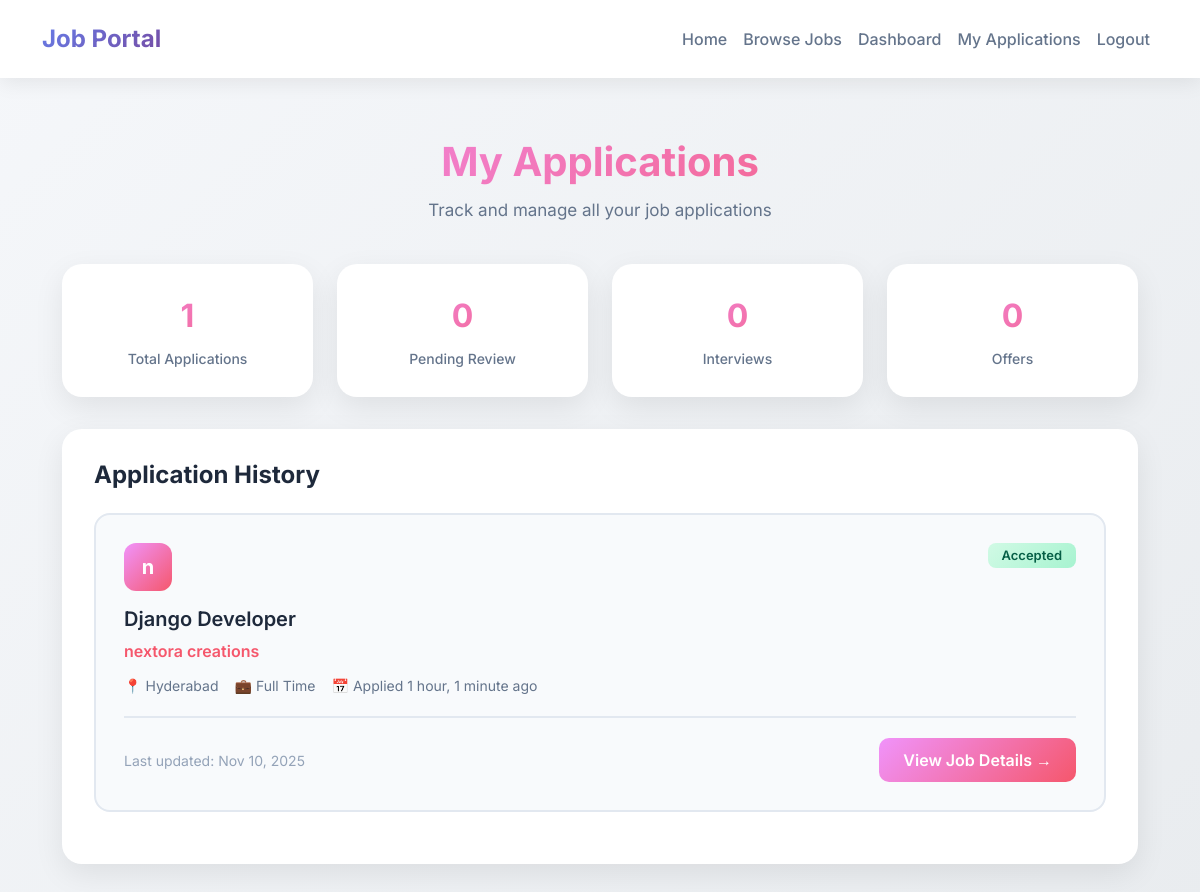
The app's page /my-applications/ (signed in) with its own data.
### accounts/models.py (models this page shows, shortened)
class Jobseeker(models.Model):
    user = models.OneToOneField(User, on_delete=models.CASCADE, related_name='jobseeker_profile')
    full_name = models.CharField(max_length=200)
    resume = models.FileField(upload_to='resumes/', blank=True, null=True)
    skills = models.TextField(help_text='Comma-separated skills')
    experience = models.TextField(blank=True)
    phone = models.CharField(max_length=20)
    location = models.CharField(max_length=200, blank=True)

class Employer(models.Model):
    user = models.OneToOneField(User, on_delete=models.CASCADE, related_name='employer_profile')
    company_name = models.CharField(max_length=200)
    company_description = models.TextField(blank=True)
    website = models.URLField(blank=True)
    location = models.CharField(max_length=200)
    phone = models.CharField(max_length=20)
    logo = models.ImageField(upload_to='company_logos/', blank=True, null=True)

### jobs/models.py (models this page shows, shortened)
class Application(models.Model):
    STATUS_CHOICES = (
        ('pending', 'Pending'),
        ('reviewed', 'Reviewed'),
        ('accepted', 'Accepted'),
        ('rejected', 'Rejected'),
    )
    job = models.ForeignKey(Job, on_delete=models.CASCADE, related_name='applications')
    jobseeker = models.ForeignKey(Jobseeker, on_delete=models.CASCADE, related_name='applications')
    cover_letter = models.TextField()
    status = models.CharField(max_length=20, choices=STATUS_CHOICES, default='pending')
    applied_date = models.DateTimeField(default=timezone.now)
    class Meta:
        ordering = ['-applied_date']
        unique_together = ['job', 'jobseeker']

class Job(models.Model):
    JOB_TYPE_CHOICES = (
        ('full_time', 'Full Time'),
        ('part_time', 'Part Time'),
        ('contract', 'Contract'),
        ('internship', 'Internship'),
    )
    employer = models.ForeignKey(Employer, on_delete=models.CASCADE, related_name='jobs')
    title = models.CharField(max_length=200)
    description = models.TextField()
    requirements = models.TextField()
    location = models.CharField(max_length=200)
    job_type = models.CharField(max_length=20, choices=JOB_TYPE_CHOICES)
    salary_min = models.DecimalField(max_digits=10, decimal_places=2, null=True, blank=True)
    salary_max = models.DecimalField(max_digits=10, decimal_places=2, null=True, blank=True)
    posted_date = models.DateTimeField(default=timezone.now)
    deadline = models.DateField(null=True, blank=True)
    is_active = models.BooleanField(default=True)
    class Meta:
        ordering = ['-posted_date']

### jobs/views.py (the view)
# urls.py: path('my-applications/', views.my_applications, name='my_applications'),
@login_required
def my_applications(request):
    if request.user.user_type != 'jobseeker':
        messages.error(request, 'Access denied.')
        return redirect('home')
    applications = request.user.jobseeker_profile.applications.all()
    return render(request, 'jobs/my_applications.html', {'applications': applications})

### templates/jobs/my_applications.html (shortened to what this page needs)
{% extends 'base.html' %}
{% block content %}
<div class="my-apps-container">
    <div class="page-header">
        <h1 class="page-title">My Applications</h1>
        <p class="page-subtitle">Track and manage all your job applications</p>
    </div>
    <div class="stats-grid">
        <div class="stat-card">
            <div class="stat-value">{{ applications.count }}</div>
            <div class="stat-label">Total Applications</div>
        </div>
        <div class="stat-card">
            <div class="stat-value">0</div>
            <div class="stat-label">Pending Review</div>
        </div>
        <div class="stat-card">
            <div class="stat-value">0</div>
            <div class="stat-label">Interviews</div>
        </div>
        <div class="stat-card">
            <div class="stat-value">0</div>
            <div class="stat-label">Offers</div>
        </div>
    </div>
    <div class="applications-list">
        <h2 class="section-title">Application History</h2>
        {% if applications %}
            {% for application in applications %}
            <div class="application-card">
                <div class="application-header">
                    <div class="job-info">
                        <div class="company-logo">
                            {{ application.job.employer.company_name.0 }}
                        </div>
                        <h3 class="job-title">{{ application.job.title }}</h3>
                        <div class="company-name">{{ application.job.employer.company_name }}</div>
                        <div class="job-meta">
                            <span>📍 {{ application.job.location }}</span>
                            <span>💼 {{ application.job.get_job_type_display }}</span>
                            <span>📅 Applied {{ application.applied_date|timesince }} ago</span>
                        </div>
                    </div>
                    <span class="badge badge-{{ application.status }}">{{ application.get_status_display }}</span>
                </div>
                <div class="application-footer">
                    <span class="timeline-text">Last updated: {{ application.applied_date|date:"M d, Y" }}</span>
                    <a href="{% url 'job_detail' application.job.id %}" class="btn-view">View Job Details →</a>
                </div>
            </div>
            {% endfor %}
        {% endif %}
    </div>
</div>
{% endblock %}

### templates/base.html (style rules this page uses)
:root { --primary: #4f46e5; --primary-dark: #4338ca; --bg-gradient: linear-gradient(135deg, #667eea 0%, #764ba2 100%); --card-shadow: 0 20px 60px rgba(79, 70, 229, 0.15); }
* { margin: 0; padding: 0; box-sizing: border-box; }
body { font-family: 'Inter', sans-serif; background: linear-gradient(135deg, #f5f7fa 0%, #e9ecef 100%); min-height: 100vh; }

### templates/jobs/my_applications.html (style rules this page uses)
.my-apps-container { max-width: 1200px; margin: 40px auto; padding: 20px; }
.page-header { text-align: center; margin-bottom: 40px; animation: fadeInDown 0.8s ease; }
.page-title { font-size: 2.5rem; font-weight: 700; background: linear-gradient(135deg, #f093fb 0%, #f5576c 100%); -webkit-background-clip: text; -webkit-text-fill-color: transparent; background-clip: text; margin-bottom: 12px; }
.page-subtitle { font-size: 1.0625rem; color: #64748b; }
.stats-grid { display: grid; grid-template-columns: repeat(auto-fit, minmax(200px, 1fr)); gap: 24px; margin-bottom: 32px; animation: fadeInUp 0.8s ease; }
.stat-card { background: white; border-radius: 20px; padding: 28px; box-shadow: 0 10px 30px rgba(0, 0, 0, 0.08); text-align: center; transition: all 0.3s ease; }
.stat-value { font-size: 2rem; font-weight: 700; background: linear-gradient(135deg, #f093fb 0%, #f5576c 100%); -webkit-background-clip: text; -webkit-text-fill-color: transparent; background-clip: text; margin-bottom: 8px; }
.stat-label { font-size: 0.875rem; color: #64748b; font-weight: 500; }
.applications-list { background: white; border-radius: 20px; padding: 32px; box-shadow: 0 10px 30px rgba(0, 0, 0, 0.08); animation: fadeInUp 0.8s ease 0.2s both; }
.section-title { font-size: 1.5rem; font-weight: 700; color: #1e293b; margin-bottom: 24px; }
.application-card { background: #f8fafc; border: 2px solid #e2e8f0; border-radius: 16px; padding: 28px; margin-bottom: 20px; transition: all 0.3s ease; }
.application-header { display: flex; justify-content: space-between; align-items: start; margin-bottom: 20px; gap: 20px; }
.job-info { flex: 1; }
.company-logo { width: 48px; height: 48px; border-radius: 12px; background: linear-gradient(135deg, #f093fb 0%, #f5576c 100%); display: flex; align-items: center; justify-content: center; font-size: 1.25rem; color: white; font-weight: 700; margin-bottom: 16px; }
.job-title { font-size: 1.25rem; font-weight: 600; color: #1e293b; margin-bottom: 8px; }
.company-name { color: #f5576c; font-weight: 600; margin-bottom: 12px; }
.job-meta { display: flex; gap: 16px; flex-wrap: wrap; font-size: 0.875rem; color: #64748b; }
.badge { padding: 6px 14px; border-radius: 8px; font-size: 0.8125rem; font-weight: 600; }
.badge-accepted { background: linear-gradient(135deg, #d1fae5 0%, #a7f3d0 100%); color: #065f46; }
.application-footer { padding-top: 20px; border-top: 2px solid #e2e8f0; display: flex; justify-content: space-between; align-items: center; flex-wrap: wrap; gap: 12px; }
.btn-view { padding: 10px 24px; font-weight: 600; background: linear-gradient(135deg, #f093fb 0%, #f5576c 100%); color: white; border: none; border-radius: 10px; text-decoration: none; transition: all 0.3s ease; display: inline-block; }
.timeline-text { font-size: 0.875rem; color: #94a3b8; }

### records on screen
Jobseeker: count "1"
Application: job.employer.company_name.0 "n", job "Django Developer", job.employer.company_name "nextora creations", job.location "Hyderabad", job.job_type "Full Time", applied_date "1 hour, 1 minute", status "Accepted", applied_date "Nov 10, 2025"
